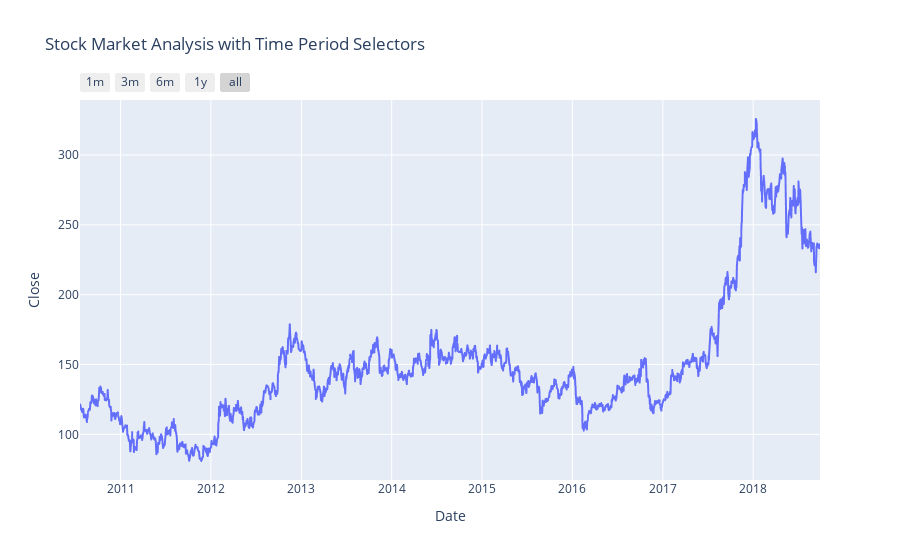

Notebook code cell kept with this figure:
### Markdown cell above
# Stock Analysis by Perticular period

### Code cell
figure = px.line(df, x='Date', y='Close', 
                 title='Stock Market Analysis with Time Period Selectors')

figure.update_xaxes(
    rangeselector=dict(
        buttons=list([
            dict(count=1, label="1m", step="month", stepmode="backward"),
            dict(count=3, label="3m", step="month", stepmode="backward"),
            dict(count=6, label="6m", step="month", stepmode="backward"),
            dict(count=1, label="1y", step="year", stepmode="backward"),
            dict(step="all")
        ])
    )
)
figure.show()

### Figure 1 — Plotly figure (JSON) as saved in the notebook; plotly's stock layout.template omitted (floating-point values rounded to 4 significant figures; data arrays with more than 128 entries replaced by an {"elided": "..."} marker saying what was removed)
{"data": [{"hovertemplate": "Date=%{x}<br>Close=%{y}<extra></extra>", "legendgroup": "", "line": {"color": "#636efa", "dash": "solid"}, "marker": {"symbol": "circle"}, "mode": "lines", "name": "", "showlegend": false, "type": "scattergl", "x": {"elided": "2035 str values"}, "xaxis": "x", "y": {"elided": "2035 float values"}, "yaxis": "y"}], "layout": {"legend": {"tracegroupgap": 0}, "title": {"text": "Stock Market Analysis with Time Period Selectors"}, "xaxis": {"anchor": "y", "domain": [0, 1], "rangeselector": {"buttons": [{"count": 1, "label": "1m", "step": "month", "stepmode": "backward"}, {"count": 3, "label": "3m", "step": "month", "stepmode": "backward"}, {"count": 6, "label": "6m", "step": "month", "stepmode": "backward"}, {"count": 1, "label": "1y", "step": "year", "stepmode": "backward"}, {"step": "all"}]}, "title": {"text": "Date"}}, "yaxis": {"anchor": "x", "domain": [0, 1], "title": {"text": "Close"}}}}
